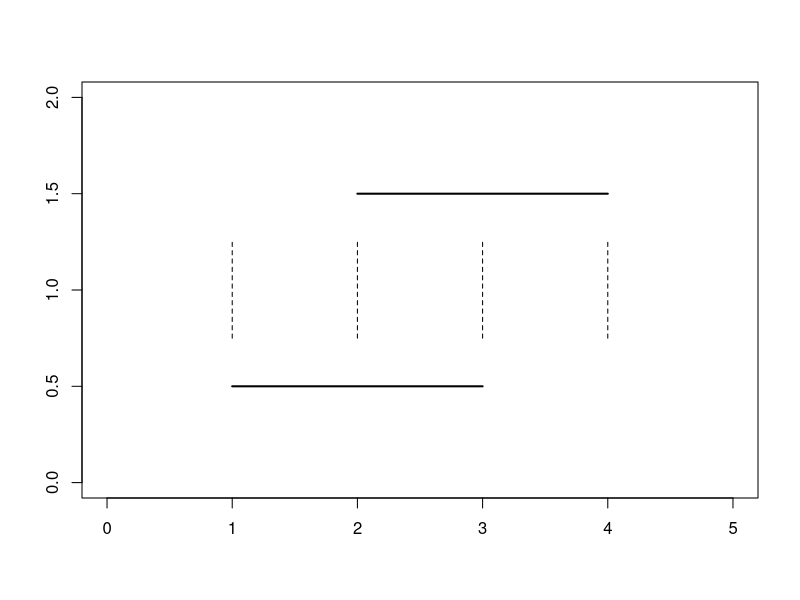

The R script that drew this image:
plot(x = 0, y = 0, xlim = c(0, 5), ylim = c(0,2), type = "n", xlab = "", ylab = "")

lines(c(1, 3), c(0.5, 0.5), lwd = 2)
lines(c(2, 4), c(1.5, 1.5), lwd = 2)

lines(c(1,1), c(0.75, 1.25), lty = 2)
lines(c(2,2), c(0.75, 1.25), lty = 2)
lines(c(3,3), c(0.75, 1.25), lty = 2)
lines(c(4,4), c(0.75, 1.25), lty = 2)
